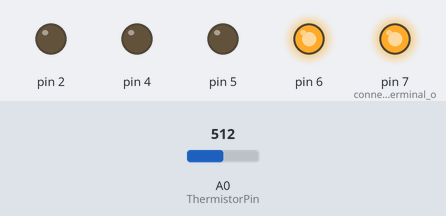
Bench run of a sketch on a simulated Arduino Uno, built with avr-gcc and run on an emulated ATmega328P. On the bench: output pins drawn as LEDs (lit = HIGH). Inputs (shaded band) come from the test bench; at power-on: A0 (ThermistorPin) = 512.

Above: at 2.8 s.
2.9 s: A0 (ThermistorPin) set to 599
4.4 s: A0 (ThermistorPin) set to 625
At 5.8 s:
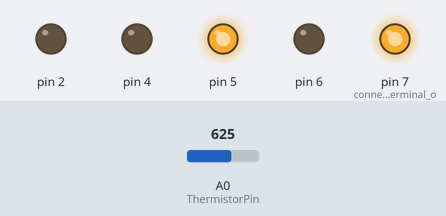
6.5 s: A0 (ThermistorPin) set to 716
At 7.3 s:
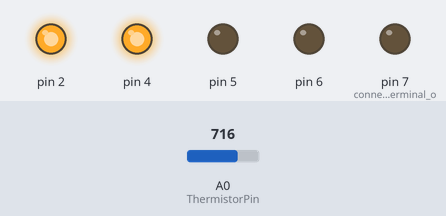
Timing chart, 0 to 9.5 s (numbered marks = the images above; inputs shaded):
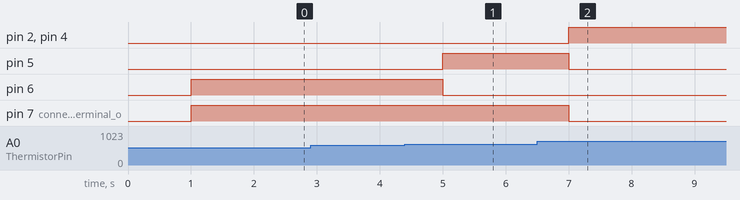

The sketch:

NTC100K_Incubator.ino
```cpp
int ThermistorPin = 0;
int Vo;
float R1 = 10000; // use a 100KOhms resistor
float logR2, R2, T, Tc, Tf;
float c1 = 1.009249522e-03, c2 = 2.378405444e-04, c3 = 2.019202697e-07;

unsigned long previousMillis = 0;        // will store last time
const long interval = 1000;           // interval at which to loop

void setup() {
//Serial.begin(9600); //uncomment to check in the serial monitor
pinMode(2, OUTPUT);
pinMode(4, OUTPUT);
pinMode(5, OUTPUT);
pinMode(6, OUTPUT);
pinMode(7, OUTPUT); // connected to S terminal of Relay
}

void loop() {

  unsigned long currentMillis = millis();

  if (currentMillis - previousMillis >= interval) {

  Vo = analogRead(ThermistorPin);
  R2 = R1 * (1023.0 / (float)Vo - 1.0);
  logR2 = log(R2);
  T = (1.0 / (c1 + c2*logR2 + c3*logR2*logR2*logR2));
  Tc = T - 273.15;


  //Serial.print("Temperature: "); //uncomment to check in the serial monitor
  //Serial.print(Tc); //uncomment to check in the serial monitor
  //Serial.println(" C");   //uncomment to check in the serial monitor

    if(Tc >= 37)
  {
    digitalWrite(2, HIGH); // turn the Fan OFF
    digitalWrite(7, LOW); // turn the RELAY OFF
    digitalWrite(4, HIGH); // turn the RED LED ON
    digitalWrite(5, LOW); // turn the GREEN LED OFF
    digitalWrite(6, LOW); // turn the BLUE LED OFF
    delay(20000); //Stop in this state for 20 seconds
  }

      if(Tc <= 35)
  {
    digitalWrite(2, LOW); // turn the Fan OFF
    digitalWrite(7, HIGH); // turn the RELAY ON
    digitalWrite(4, LOW); // turn the RED LED OFF
    digitalWrite(5, LOW); // turn the GREEN LED OFF
    digitalWrite(6, HIGH); // turn the BLUE LED ON
  }

        if(Tc < 37 && Tc > 35)
  {
    digitalWrite(7, HIGH); // turn the RELAY ON
    digitalWrite(2, LOW); // turn the Fan OFF
    digitalWrite(4, LOW); // turn the RED LED OFF
    digitalWrite(5, HIGH); // turn the GREEN LED ON
    digitalWrite(6, LOW); // turn the BLUE LED OFF
  }
    previousMillis = currentMillis;
    }
}
```

Measured:
- the behaviour switches between 610 and 611 on A0 (ThermistorPin) (found by bisection; images 0 and 1)
- after the input at 2.9 s, every drawn part: stays the same
- after the input at 4.4 s, pin 5: LOW → HIGH after 0.60 s; pin 6: HIGH → LOW after 0.60 s
- after the input at 6.5 s, pin 2, pin 4: LOW → HIGH after 0.50 s; pin 5, pin 7 (connected_to_S_terminal_o): HIGH → LOW after 0.50 s
